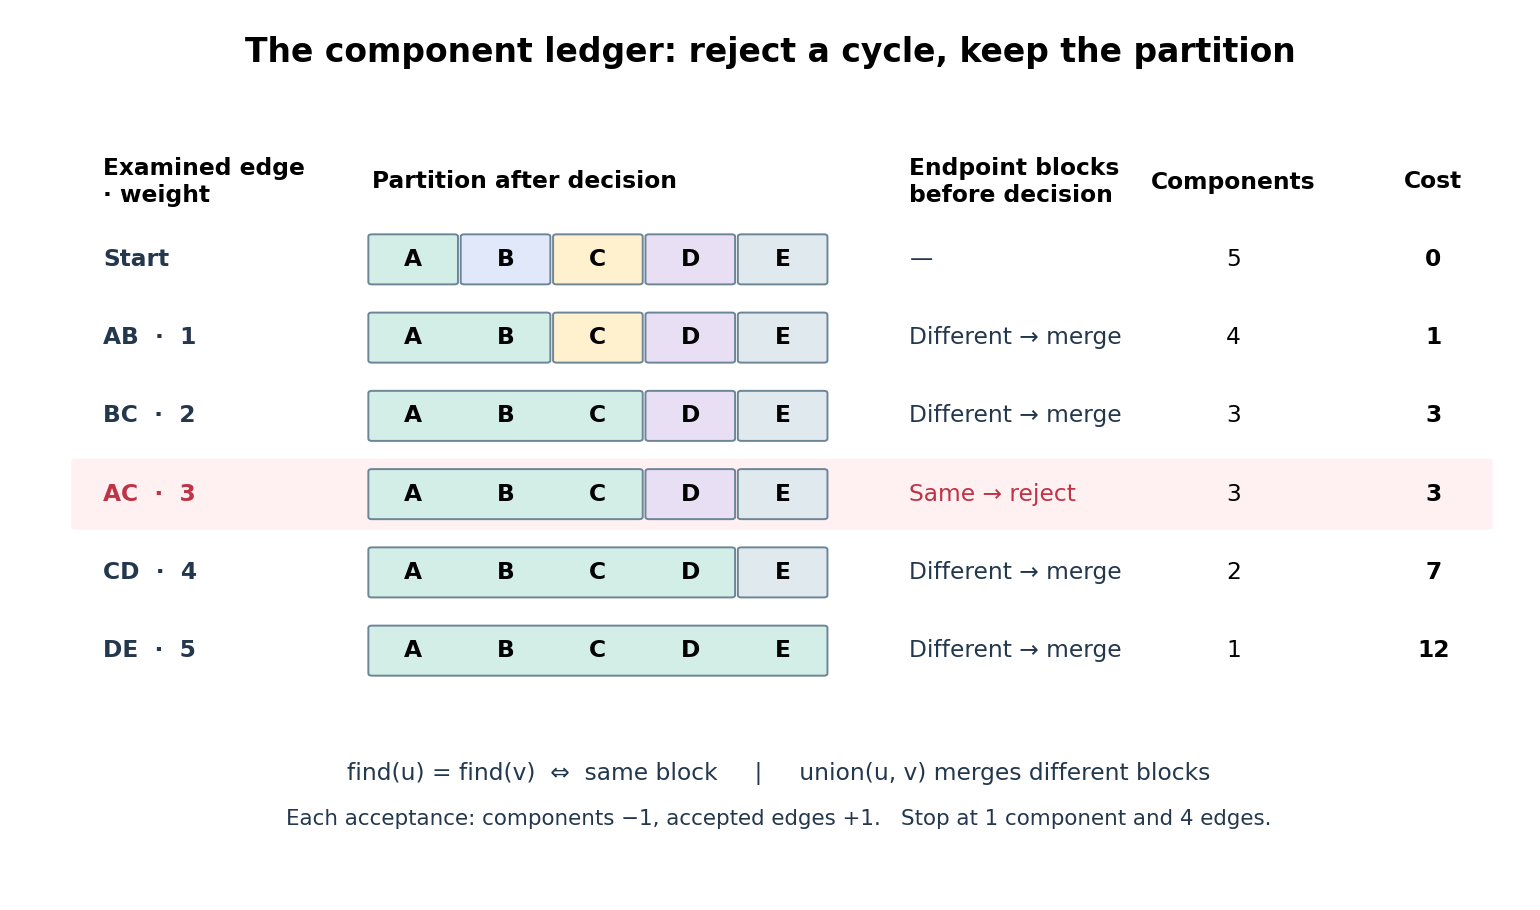

Generate this figure with Python:
"""Draw component memberships, not union-find pointers; Python 3.14/matplotlib 3.10.7."""
from pathlib import Path

import matplotlib.pyplot as plt
from matplotlib.patches import FancyBboxPatch


def main():
    plt.rcParams.update({"font.family": "DejaVu Sans", "font.size": 12})
    fig, ax = plt.subplots(figsize=(11, 6.5), facecolor="white")
    fig.suptitle("The component ledger: reject a cycle, keep the partition",
                 fontsize=17, fontweight="bold", y=.96)
    rows = [
        ("Start", [["A"], ["B"], ["C"], ["D"], ["E"]], "—", 5, 0),
        ("AB  ·  1", [["A", "B"], ["C"], ["D"], ["E"]], "Different → merge", 4, 1),
        ("BC  ·  2", [["A", "B", "C"], ["D"], ["E"]], "Different → merge", 3, 3),
        ("AC  ·  3", [["A", "B", "C"], ["D"], ["E"]], "Same → reject", 3, 3),
        ("CD  ·  4", [["A", "B", "C", "D"], ["E"]], "Different → merge", 2, 7),
        ("DE  ·  5", [["A", "B", "C", "D", "E"]], "Different → merge", 1, 12),
    ]
    palette = {"A": "#d3eee6", "B": "#e0e8fa", "C": "#fff0ce",
               "D": "#e8dff4", "E": "#e0e9ee"}
    for x, title in [(.1, "Examined edge\n· weight"), (2.05, "Partition after decision"),
                     (5.95, "Endpoint blocks\nbefore decision"), (8.3, "Components"), (9.75, "Cost")]:
        ax.text(x, 6.55, title, fontweight="bold", ha="center" if x >= 8 else "left", va="center")
    for i, (edge, blocks, decision, count, cost) in enumerate(rows):
        y = 5.7 - i * .86
        if i == 3:
            ax.add_patch(FancyBboxPatch((-.1, y - .36), 10.25, .72,
                         boxstyle="round,pad=0.03", fc="#fff0f1", ec="none"))
        ax.text(.1, y, edge, va="center", fontweight="bold", color="#bf3346" if i == 3 else "#23374d")
        for block in blocks:
            start, end = ord(block[0]) - 65, ord(block[-1]) - 65
            x = 2.05 + start * .67
            ax.add_patch(FancyBboxPatch((x, y - .25), (end - start + 1) * .67 - .07, .5,
                         boxstyle="round,pad=0.025", fc=palette[block[0]], ec="#6c8597", lw=1))
            for v in block:
                ax.text(2.05 + (ord(v) - 65) * .67 + .3, y, v,
                        ha="center", va="center", fontweight="bold")
        ax.text(5.95, y, decision, va="center", color="#bf3346" if i == 3 else "#23374d")
        ax.text(8.3, y, str(count), ha="center", va="center")
        ax.text(9.75, y, str(cost), ha="center", va="center", fontweight="bold")
    ax.text(5, -.02, "find(u) = find(v)  ⇔  same block     |     union(u, v) merges different blocks",
            ha="center", fontsize=12, color="#23374d")
    ax.text(5, -.52, "Each acceptance: components −1, accepted edges +1.   Stop at 1 component and 4 edges.",
            ha="center", fontsize=11, color="#23374d")
    ax.set(xlim=(-.2, 10.3), ylim=(-.85, 7.05))
    ax.axis("off")
    fig.subplots_adjust(left=.04, right=.98, top=.85, bottom=.06)
    fig.savefig(Path(__file__).stem + ".png", dpi=140, facecolor="white")
    plt.close(fig)


if __name__ == "__main__":
    main()
